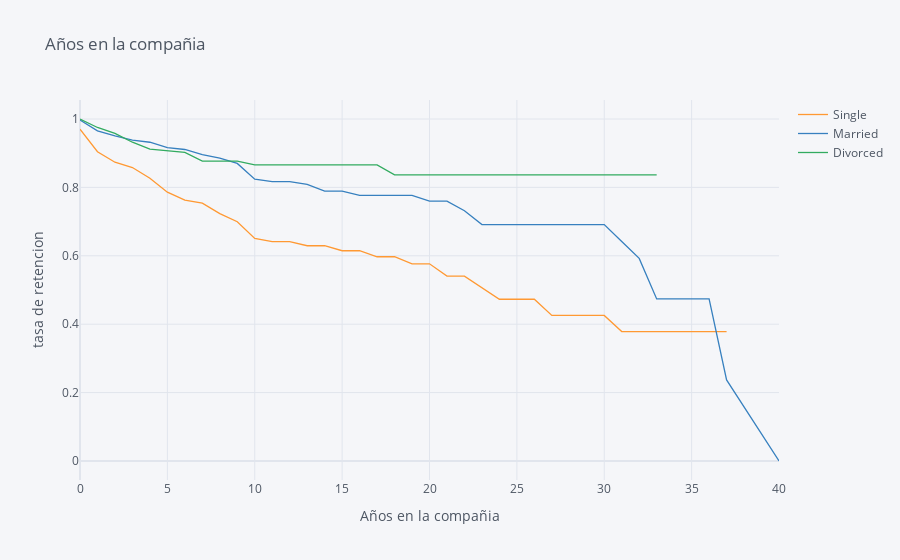

Source (notebook cell):
### Markdown cell above
## 4. Let's switch to looking at retention rates from another demographic perspective: marital status. Generate and plot survival curves for the different marital statuses by number of years at the company.

### Code cell
rates= survival(data,'MaritalStatus','YearsAtCompany','Attrition')

rates.iplot(kind='line', xTitle='Años en la compañia', yTitle='tasa de retencion',
            title='Años en la compañia')

### Figure 1 — Plotly figure (JSON) as saved in the notebook; plotly's stock layout.template omitted (floating-point values rounded to 4 significant figures)
{"data": [{"line": {"color": "rgba(255, 153, 51, 1.0)", "dash": "solid", "shape": "linear", "width": 1.3}, "mode": "lines", "name": "Single", "text": "", "type": "scatter", "x": [0, 1, 2, 3, 4, 5, 6, 7, 8, 9, 10, 11, 12, 13, 14, 15, 16, 17, 18, 19, 20, 21, 22, 23, 24, 25, 26, 27, 29, 30, 31, 32, 33, 34, 36, 37, 40], "y": [0.9702, 0.9044, 0.8736, 0.8581, 0.8268, 0.7861, 0.7628, 0.754, 0.7234, 0.6997, 0.6507, 0.6413, 0.6413, 0.6294, 0.6294, 0.6148, 0.6148, 0.5972, 0.5972, 0.5766, 0.5766, 0.5406, 0.5406, 0.5068, 0.473, 0.473, 0.473, 0.4257, 0.4257, 0.4257, 0.3784, 0.3784, 0.3784, 0.3784, 0.3784, 0.3784, ""]}, {"line": {"color": "rgba(55, 128, 191, 1.0)", "dash": "solid", "shape": "linear", "width": 1.3}, "mode": "lines", "name": "Married", "text": "", "type": "scatter", "x": [0, 1, 2, 3, 4, 5, 6, 7, 8, 9, 10, 11, 12, 13, 14, 15, 16, 17, 18, 19, 20, 21, 22, 23, 24, 25, 26, 27, 29, 30, 31, 32, 33, 34, 36, 37, 40], "y": [0.997, 0.9654, 0.9506, 0.9381, 0.932, 0.9164, 0.9109, 0.8958, 0.8858, 0.8702, 0.8239, 0.817, 0.817, 0.8086, 0.7894, 0.7894, 0.7768, 0.7768, 0.7768, 0.7768, 0.7599, 0.7599, 0.7318, 0.6911, 0.6911, 0.6911, 0.6911, 0.6911, 0.6911, 0.6911, 0.6418, 0.5924, 0.4739, 0.4739, 0.4739, 0.237, 0]}, {"line": {"color": "rgba(50, 171, 96, 1.0)", "dash": "solid", "shape": "linear", "width": 1.3}, "mode": "lines", "name": "Divorced", "text": "", "type": "scatter", "x": [0, 1, 2, 3, 4, 5, 6, 7, 8, 9, 10, 11, 12, 13, 14, 15, 16, 17, 18, 19, 20, 21, 22, 23, 24, 25, 26, 27, 29, 30, 31, 32, 33, 34, 36, 37, 40], "y": [1, 0.9752, 0.9581, 0.9321, 0.9122, 0.9078, 0.9021, 0.8769, 0.8769, 0.8769, 0.8657, 0.8657, 0.8657, 0.8657, 0.8657, 0.8657, 0.8657, 0.8657, 0.8368, 0.8368, 0.8368, 0.8368, 0.8368, 0.8368, 0.8368, 0.8368, 0.8368, 0.8368, 0.8368, 0.8368, 0.8368, 0.8368, 0.8368, "", "", "", ""]}], "layout": {"legend": {"bgcolor": "#F5F6F9", "font": {"color": "#4D5663"}}, "paper_bgcolor": "#F5F6F9", "plot_bgcolor": "#F5F6F9", "title": {"font": {"color": "#4D5663"}, "text": "Años en la compañia"}, "xaxis": {"gridcolor": "#E1E5ED", "showgrid": true, "tickfont": {"color": "#4D5663"}, "title": {"font": {"color": "#4D5663"}, "text": "Años en la compañia"}, "zerolinecolor": "#E1E5ED"}, "yaxis": {"gridcolor": "#E1E5ED", "showgrid": true, "tickfont": {"color": "#4D5663"}, "title": {"font": {"color": "#4D5663"}, "text": "tasa de retencion"}, "zerolinecolor": "#E1E5ED"}}}
